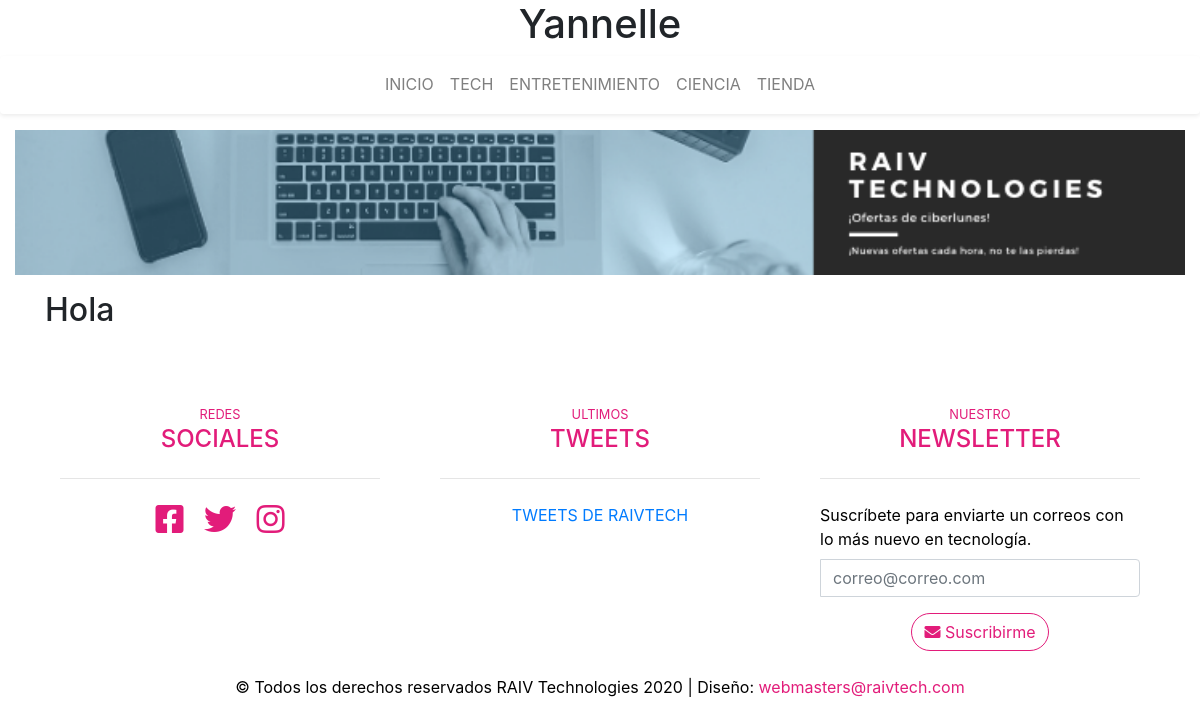
Before: /store/index.php with the older database file.
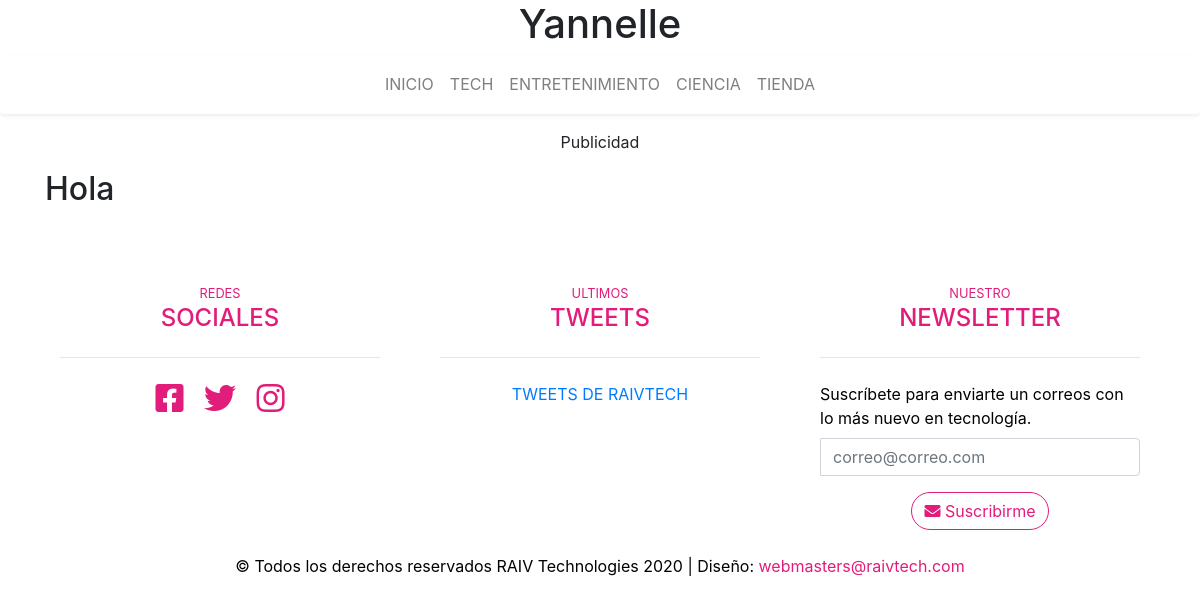
After: the same page with the newer database file.
### tables this page shows
CREATE TABLE `ads` (
  `id` int(120) NOT NULL,
  `titulo` varchar(120) NOT NULL,
  `descripcion` varchar(255) NOT NULL,
  `link` varchar(120) NOT NULL,
  `ubicacion` varchar(120) NOT NULL,
  `imagen` varchar(255) NOT NULL,
  `fecha` varchar(255) NOT NULL
);

### administrator/php/functions.php (called while the page is built, shortened)
<?php
function obtenerAds($ubicacion, $primerDato, $segundoDato) {
    include 'conn.php';
    try{
        return $conn->query("SELECT * FROM ads
        WHERE ubicacion = $ubicacion ORDER BY id DESC
        LIMIT $primerDato, $segundoDato");
    } catch(Exception $e) {
        echo "Error!!" . $e->getMessage() . "<br>";
        return false;
    }
}

### layout/header-store.php (the view, shortened to what this page needs)
<?php
  include '../administrator/php/functions.php';
?>
<!doctype html>
<html lang="en">
  <head>
    <link rel="stylesheet" href="https://unpkg.com/swiper/swiper-bundle.css">
    <link rel="stylesheet" href="https://unpkg.com/swiper/swiper-bundle.min.css">
    <link rel="stylesheet" href="https://use.fontawesome.com/releases/v5.14.0/css/all.css">
    <link rel="stylesheet" href="https://stackpath.bootstrapcdn.com/bootstrap/4.5.0/css/bootstrap.min.css">
    <link rel="stylesheet" href="../css/styles.css">
  </head>
  <body>
  <div class="container">
    <h1 class="text-center">Yannelle</h1>
  </div>
  <nav class="navbar navbar-expand-lg navbar-light sticky-top bg-white shadow-sm rounded">
  <div class="container">
  <div class="collapse navbar-collapse" id="navbarSupportedContent">
    <ul class="navbar-nav m-auto">
        <li class="nav-item">
            <a class="nav-link" href="/" id="inicio">INICIO <span class="sr-only">(current)</span></a>
        </li>
        <li class="nav-item">
          <div class="dropdown">
            <a class="nav-link dropdown-toggle" type="button" id="dropdownMenu2" data-toggle="dropdown">
              TECH
            </a>
          </div>
        </li>
        <li class="nav-item">
          <div class="dropdown">
            <a class="nav-link dropdown-toggle" type="button" id="dropdownMenu2" data-toggle="dropdown">
              ENTRETENIMIENTO
            </a>
          </div>
        </li>
        <li class="nav-item">
          <div class="dropdown">
            <a class="nav-link dropdown-toggle" type="button" id="dropdownMenu2" data-toggle="dropdown">
              CIENCIA
            </a>
          </div>
        </li>
        <li class="nav-item">
            <a class="nav-link store" href="./store">TIENDA</a>
        </li>
    </ul>
  </div>
  </div>
</nav>
<div class="container-fluid mt-3 mb-3">
<?php $publicaciones = obtenerAds('1',0,1);
  if($publicaciones->num_rows) {
  foreach($publicaciones as $publicacion) { ?>
  <div class="publicidad text-center align-items-center justify-content-center">
    <a href="<?php echo $publicacion['link'] ?>" target="_blank">
      <img src="../uploads/publ/<?php echo $publicacion['imagen'] ?>" class="h-100 w-100" alt="">
    </a>
  </div>
  <?php }
    } else {
      ?>
        <div class="publicidad text-center align-items-center justify-content-center">
          Publicidad
        </div>
      <?php
    } ?>
</div>

Changed rows visible on the page:
removed ads: imagen (picture)
Other visible differences:
text now shown: "Publicidad"
